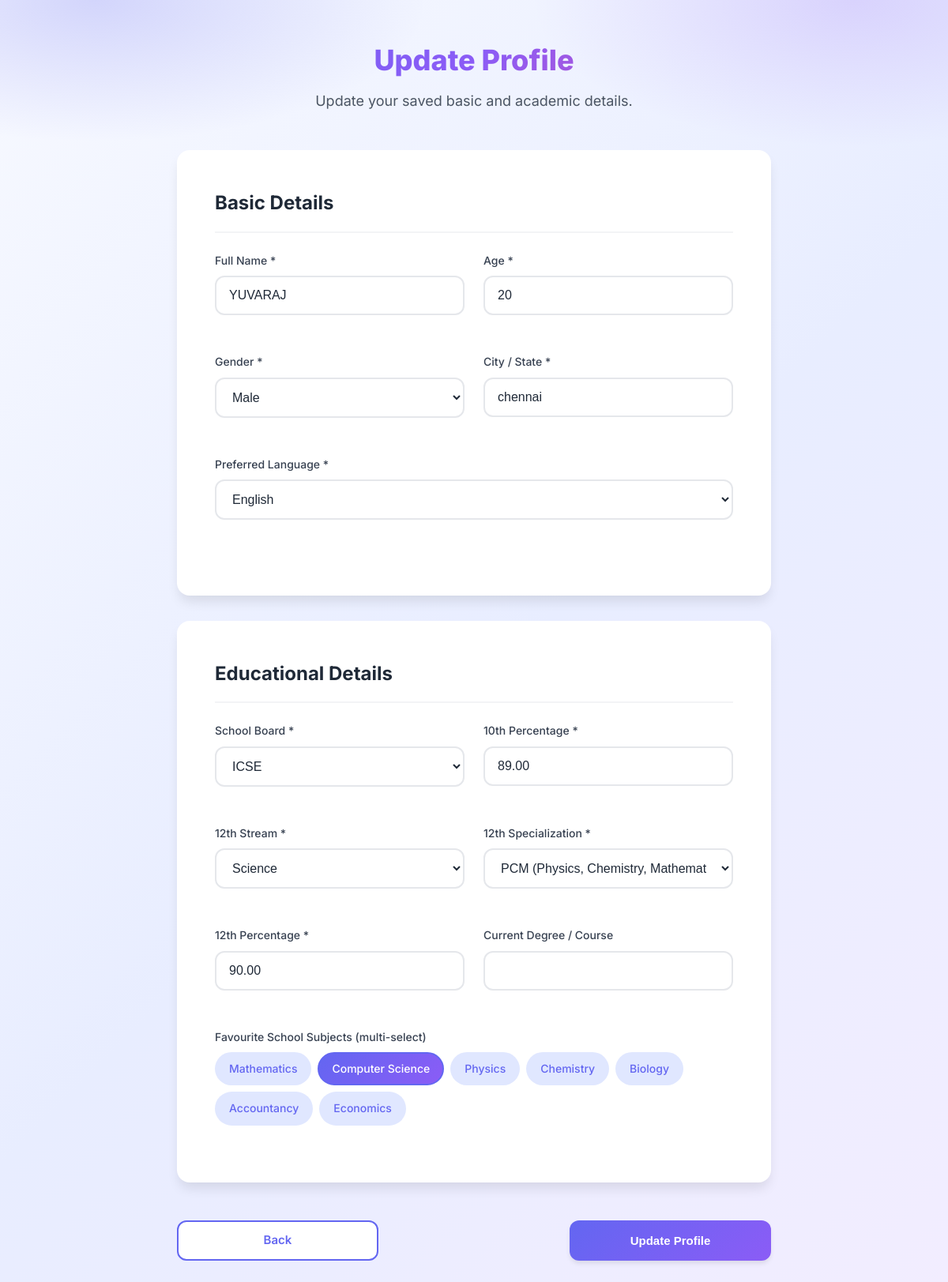
The app's page /profile/edit/ (signed in) with its own data.
### advisor/models.py (models this page shows, shortened)
class StudentProfile(models.Model):
    user = models.OneToOneField(
        settings.AUTH_USER_MODEL,
        on_delete=models.CASCADE,
        related_name="student_profile",
    )
    age = models.PositiveSmallIntegerField(null=True, blank=True)
    gender = models.CharField(max_length=30, blank=True)
    location = models.CharField(max_length=120, blank=True)
    preferred_language = models.CharField(max_length=20, blank=True)
    school_board = models.CharField(max_length=40, blank=True)
    tenth_percentage = models.DecimalField(max_digits=5, decimal_places=2, null=True, blank=True)
    twelfth_stream = models.CharField(max_length=40, blank=True)
    twelfth_specialization = models.CharField(max_length=80, blank=True)
    twelfth_percentage = models.DecimalField(max_digits=5, decimal_places=2, null=True, blank=True)
    current_course = models.CharField(max_length=120, blank=True)
    subjects = models.CharField(max_length=255, blank=True)
    interest_level = models.CharField(max_length=30, blank=True)
    skills = models.CharField(max_length=255, blank=True)
    strengths = models.CharField(max_length=255, blank=True)
    interests = models.CharField(max_length=255, blank=True)
    other_interest = models.CharField(max_length=255, blank=True)
    updated_at = models.DateTimeField(auto_now=True)

### advisor/views.py (the view, shortened to what this page needs)
# urls.py: path("profile/edit/", views.edit_profile_view, name="edit_profile"),
def edit_profile_view(request):
    if not getattr(request, "user", None) or not request.user.is_authenticated:
        messages.error(request, "Please login to edit your profile.")
        return redirect("login")
    profile, _ = StudentProfile.objects.get_or_create(user=request.user)
    return render(request, "advisor/edit_profile.html", {"profile": profile})

### advisor/context_processors.py (called while the page is built)
def ui_text(request):
    ui_lang = get_lang_from_request(request)
    return {
        "ui_lang": ui_lang,
        "ui": get_ui_strings(ui_lang),
    }

### advisor/i18n.py (called while the page is built)
def normalize_lang(value: str | None) -> str:
    if not value:
        return DEFAULT_LANG
    value = value.strip().lower()
    if value in ("ta", "tamil"):
        return "ta"
    if value in ("en", "english", "en-us", "en_us"):
        return "en"
    return DEFAULT_LANG

def get_lang_from_request(request) -> str:
    session_lang = request.session.get("ui_lang")
    if session_lang:
        return normalize_lang(session_lang)
    q_lang = request.GET.get("lang")
    if q_lang:
        return normalize_lang(q_lang)
    return DEFAULT_LANG

def get_ui_strings(lang: str) -> dict:
    lang = normalize_lang(lang)
    return UI_STRINGS.get(lang, UI_STRINGS[DEFAULT_LANG])

### templates/advisor/edit_profile.html (shortened to what this page needs)
{% extends 'base.html' %}
{% load static %}
{% block extra_css %}
<link rel="stylesheet" href="{% static 'css/profile.css' %}">
{% endblock %}
{% block content %}
<div class="profile-page">
    <div class="profile-header">
        <h1>{{ ui.update_profile }}</h1>
        <p>Update your saved basic and academic details.</p>
    </div>
    <div class="form-container">
        <form method="post" action="{% url 'edit_profile' %}">
            <div class="section-card">
                <h2 class="section-title">{{ ui.basic_details }}</h2>
                <div class="form-row">
                    <div class="form-group">
                        <label class="form-label">{{ ui.full_name }} *</label>
                        <input type="text" class="form-input" name="full_name" value="{{ request.user.first_name }}" required>
                    </div>
                    <div class="form-group">
                        <label class="form-label">{{ ui.age }} *</label>
                        <input type="number" class="form-input" name="age" min="16" max="30" value="{{ profile.age|default:'' }}" required>
                    </div>
                </div>
                <div class="form-row">
                    <div class="form-group">
                        <label class="form-label">{{ ui.gender }} *</label>
                        <select class="form-input" name="gender" required>
                            <option value="male" {% if profile.gender == "male" %}selected{% endif %}>{{ ui.male }}</option>
                        </select>
                    </div>
                    <div class="form-group">
                        <label class="form-label">{{ ui.city_state }} *</label>
                        <input type="text" class="form-input" name="location" value="{{ profile.location }}" required>
                    </div>
                </div>
                <div class="form-row">
                    <div class="form-group">
                        <label class="form-label">{{ ui.preferred_language }} *</label>
                        <select class="form-input" name="language" required>
                            <option value="english" {% if profile.preferred_language == "english" %}selected{% endif %}>{{ ui.english }}</option>
                        </select>
                    </div>
                </div>
            </div>
            <div class="section-card">
                <h2 class="section-title">{{ ui.educational_details }}</h2>
                <div class="form-row">
                    <div class="form-group">
                        <label class="form-label">{{ ui.school_board }} *</label>
                        <select class="form-input" name="school_board" required>
                            <option value="icse" {% if profile.school_board == "icse" %}selected{% endif %}>ICSE</option>
                        </select>
                    </div>
                    <div class="form-group">
                        <label class="form-label">{{ ui.tenth_percentage }} *</label>
                        <input type="number" class="form-input" name="tenth_percentage" min="0" max="100" step="0.01" value="{{ profile.tenth_percentage|default:'' }}" required>
                    </div>
                </div>
                <div class="form-row">
                    <div class="form-group">
                        <label class="form-label">{{ ui.twelfth_stream }} *</label>
                        <select class="form-input" name="twelfth_stream" required>
                            <option value="science" {% if profile.twelfth_stream == "science" %}selected{% endif %}>{{ ui.science }}</option>
                        </select>
                    </div>
                    <div class="form-group">
                        <label class="form-label">{{ ui.twelfth_specialization }} *</label>
                        <select class="form-input" name="twelfth_specialization" required>
                            <option value="pcm" {% if profile.twelfth_specialization == "pcm" %}selected{% endif %}>PCM (Physics, Chemistry, Mathematics)</option>
                        </select>
                    </div>
                </div>
                <div class="form-row">
                    <div class="form-group">
                        <label class="form-label">{{ ui.twelfth_percentage }} *</label>
                        <input type="number" class="form-input" name="twelfth_percentage" min="0" max="100" step="0.01" value="{{ profile.twelfth_percentage|default:'' }}" required>
                    </div>
                    <div class="form-group">
                        <label class="form-label">{{ ui.current_course }}</label>
                        <input type="text" class="form-input" name="current_course" value="{{ profile.current_course }}">
                    </div>
                </div>
                <div class="form-group">
                    <label class="form-label">{{ ui.subjects_multiselect }}</label>
                    <div class="tags-container" id="subjectsContainer">
                        <span class="tag" data-value="math">Mathematics</span>
                        <span class="tag" data-value="computer-science">Computer Science</span>
                        <span class="tag" data-value="physics">Physics</span>
                        <span class="tag" data-value="chemistry">Chemistry</span>
                        <span class="tag" data-value="biology">Biology</span>
                        <span class="tag" data-value="accounting">Accountancy</span>
                        <span class="tag" data-value="economics">Economics</span>
                    </div>
                </div>
            </div>
            <div class="form-navigation">
                <a href="{% url 'preferences' %}" class="btn btn-secondary btn-nav">{{ ui.back }}</a>
                <button type="submit" class="btn btn-primary btn-nav">{{ ui.update_profile }}</button>
            </div>
        </form>
    </div>
</div>
{% endblock %}

### static/css/styles.css (style rules this page uses)
:root { --primary-blue: #6366f1; --primary-violet: #8b5cf6; --secondary-blue: #3b82f6; --light-blue: #e0e7ff; --light-violet: #ede9fe; --white: #ffffff; --gray-50: #f9fafb; --gray-100: #f3f4f6; --gray-200: #e5e7eb; --gray-300: #d1d5db; --gray-400: #9ca3af; --gray-500: #6b7280; --gray-600: #4b5563; --gray-700: #374151; --gray-800: #1f2937; --gray-900: #111827; --gradient-primary: linear-gradient(135deg, #6366f1 0%, #8b5cf6 100%); --gradient-secondary: linear-gradient(135deg, #3b82f6 0%, #6366f1 100%); --gradient-text: linear-gradient(135deg, #6366f1 0%, #8b5cf6 50%, #ec4899 100%); --gradient-page-bg: linear-gradient(135deg, #f9fbff 0%, #eef2ff 45%, #f5f3ff 100%); --shadow-sm: 0 1px 2px 0 rgba(0, 0, 0, 0.05); --shadow-md: 0 4px 6px -1px rgba(0, 0, 0, 0.1); --shadow-lg: 0 10px 15px -3px rgba(0, 0, 0, 0.1); --shadow-xl: 0 20px 25px -5px rgba(0, 0, 0, 0.1); --shadow-soft: 0 10px 40px rgba(99, 102, 241, 0.15); --spacing-xs: 0.5rem; --spacing-sm: 1rem; --spacing-md: 1.5rem; --spacing-lg: 2rem; --spacing-xl: 3rem; --radius-sm: 8px; --radius-md: 12px; --radius-lg: 16px; --radius-xl: 24px; --radius-full: 9999px; --transition-fast: 150ms ease; --transition-base: 300ms ease; --transition-slow: 500ms ease; }
* { margin: 0; padding: 0; box-sizing: border-box; }
html { scroll-behavior: smooth; }
body { font-family: 'Inter', 'Poppins', -apple-system, BlinkMacSystemFont, 'Segoe UI', Roboto, sans-serif; font-size: 16px; line-height: 1.6; color: var(--gray-800); background: radial-gradient(900px 420px at -8% -12%, rgba(99, 102, 241, 0.22), transparent 60%), radial-gradient(820px 420px at 108% -8%, rgba(139, 92, 246, 0.19), transparent 58%), radial-gradient(640px 320px at 52% 118%, rgba(236, 72, 153, 0.08), transparent 65%), var(--gradient-page-bg); background-attachment: fixed; -webkit-font-smoothing: antialiased; -moz-osx-font-smoothing: grayscale; }
.btn { display: inline-flex; align-items: center; justify-content: center; gap: 8px; padding: 10px 20px; font-size: 15px; font-weight: 600; height: 51px; text-align: center; text-decoration: none; border: none; border-radius: var(--radius-md); cursor: pointer; transition: all var(--transition-base); position: relative; overflow: hidden; }
.btn-primary { background: var(--gradient-primary); color: var(--white); box-shadow: var(--shadow-md); }
.btn-secondary { background: var(--white); color: var(--primary-blue); border: 2px solid var(--primary-blue); }
.btn::before { content: ''; position: absolute; top: 50%; left: 50%; width: 0; height: 0; border-radius: 50%; background: rgba(255, 255, 255, 0.5); transform: translate(-50%, -50%); transition: width 0.6s, height 0.6s; }
.form-group { margin-bottom: var(--spacing-md); position: relative; }
.form-label { display: block; margin-bottom: var(--spacing-xs); font-weight: 500; color: var(--gray-700); font-size: 14px; }
.form-input { width: 100%; padding: 14px 16px; font-size: 16px; border: 2px solid var(--gray-200); border-radius: var(--radius-md); background: var(--white); color: var(--gray-800); transition: all var(--transition-base); outline: none; }
.form-input::placeholder { color: var(--gray-400); }

### records on screen
StudentProfile: age "20", gender "Male", location "chennai", language "English", school_board "ICSE", tenth_percentage "89.00", twelfth_stream "Science", twelfth_specialization "PCM (Physics, Chemistry, Mathematics)", twelfth_percentage "90.00"

### other values on screen
{{ ui.update_profile }} "Update Profile"
{{ ui.basic_details }} "Basic Details"
{{ ui.full_name }} "Full Name"
{{ ui.age }} "Age"
{{ ui.gender }} "Gender"
{{ ui.city_state }} "City / State"
{{ ui.preferred_language }} "Preferred Language"
{{ ui.educational_details }} "Educational Details"
{{ ui.school_board }} "School Board"
{{ ui.tenth_percentage }} "10th Percentage"
{{ ui.twelfth_stream }} "12th Stream"
{{ ui.twelfth_specialization }} "12th Specialization"
{{ ui.twelfth_percentage }} "12th Percentage"
{{ ui.current_course }} "Current Degree / Course"
{{ ui.subjects_multiselect }} "Favourite School Subjects (multi-select)"
